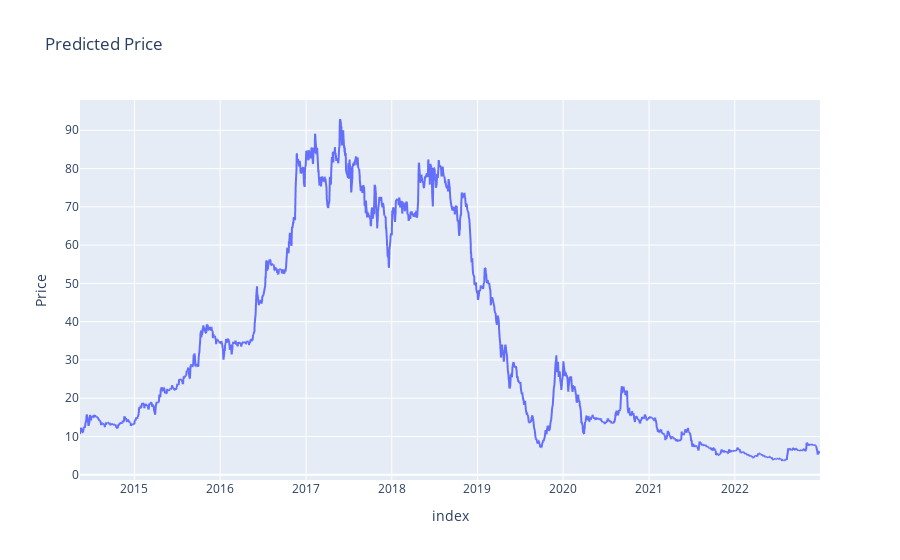

The notebook cell saved with this chart:
### Code cell
import plotly.express as px

# Create a range of dates for the next 20 days
future_dates = pd.date_range(start=df.index[-1], periods=20, freq='D')

# Convert the predictions to a pandas dataframe
predictions_df = pd.DataFrame(predictions, index=future_dates, columns=['Price'])

# Concatenate the original data and predictions
df_all = pd.concat([df, predictions_df])

# Plot the actual and predicted prices with plotly
fig = px.line(df_all, x=df_all.index, y='Price', title='Predicted Price')
fig.show()

### Figure 1 — Plotly figure (JSON) as saved in the notebook; plotly's stock layout.template omitted (floating-point values rounded to 4 significant figures; data arrays with more than 128 entries replaced by an {"elided": "..."} marker saying what was removed)
{"data": [{"hovertemplate": "index=%{x}<br>Price=%{y}<extra></extra>", "legendgroup": "", "line": {"color": "#636efa", "dash": "solid"}, "marker": {"symbol": "circle"}, "mode": "lines", "name": "", "showlegend": false, "type": "scattergl", "x": {"elided": "2159 str values"}, "xaxis": "x", "y": {"elided": "2159 float values"}, "yaxis": "y"}], "layout": {"legend": {"tracegroupgap": 0}, "title": {"text": "Predicted Price"}, "xaxis": {"anchor": "y", "domain": [0, 1], "title": {"text": "index"}}, "yaxis": {"anchor": "x", "domain": [0, 1], "title": {"text": "Price"}}}}
